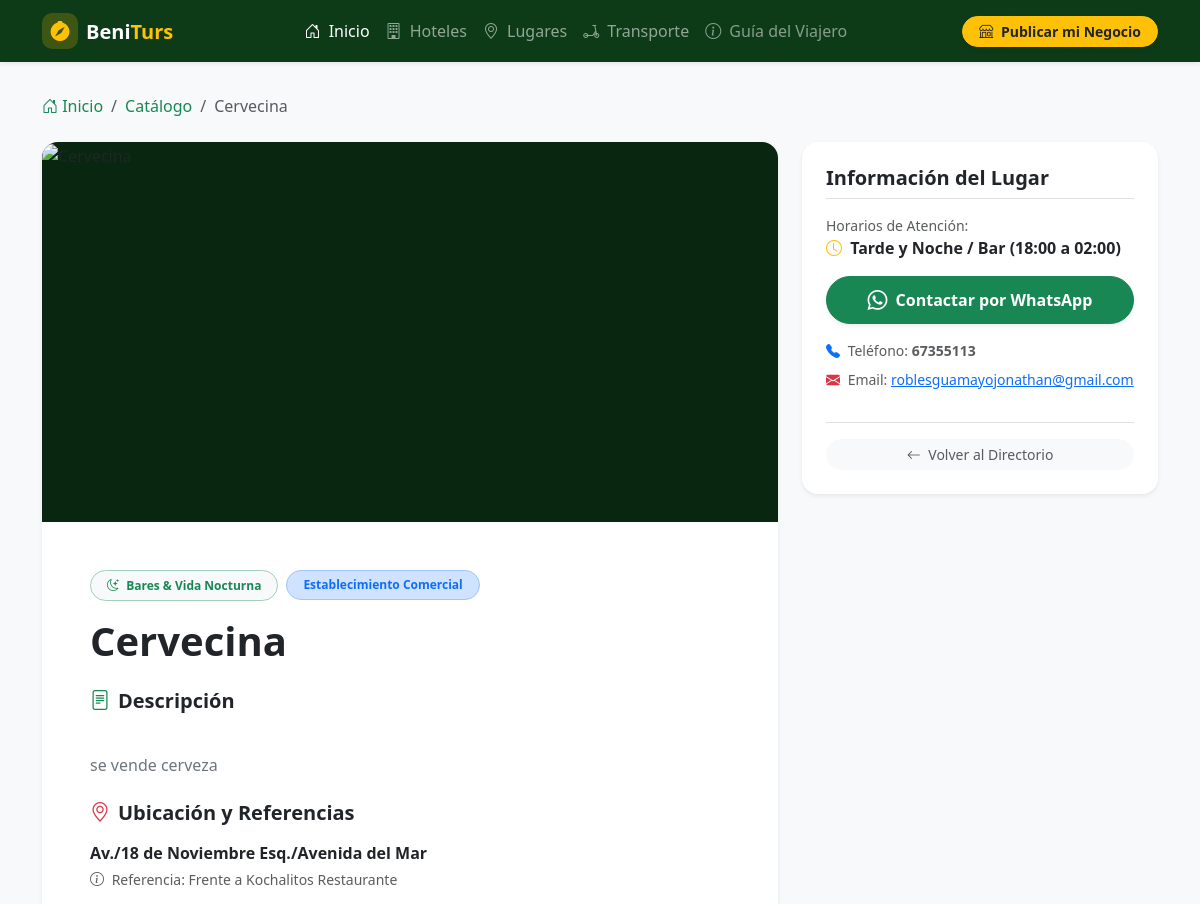
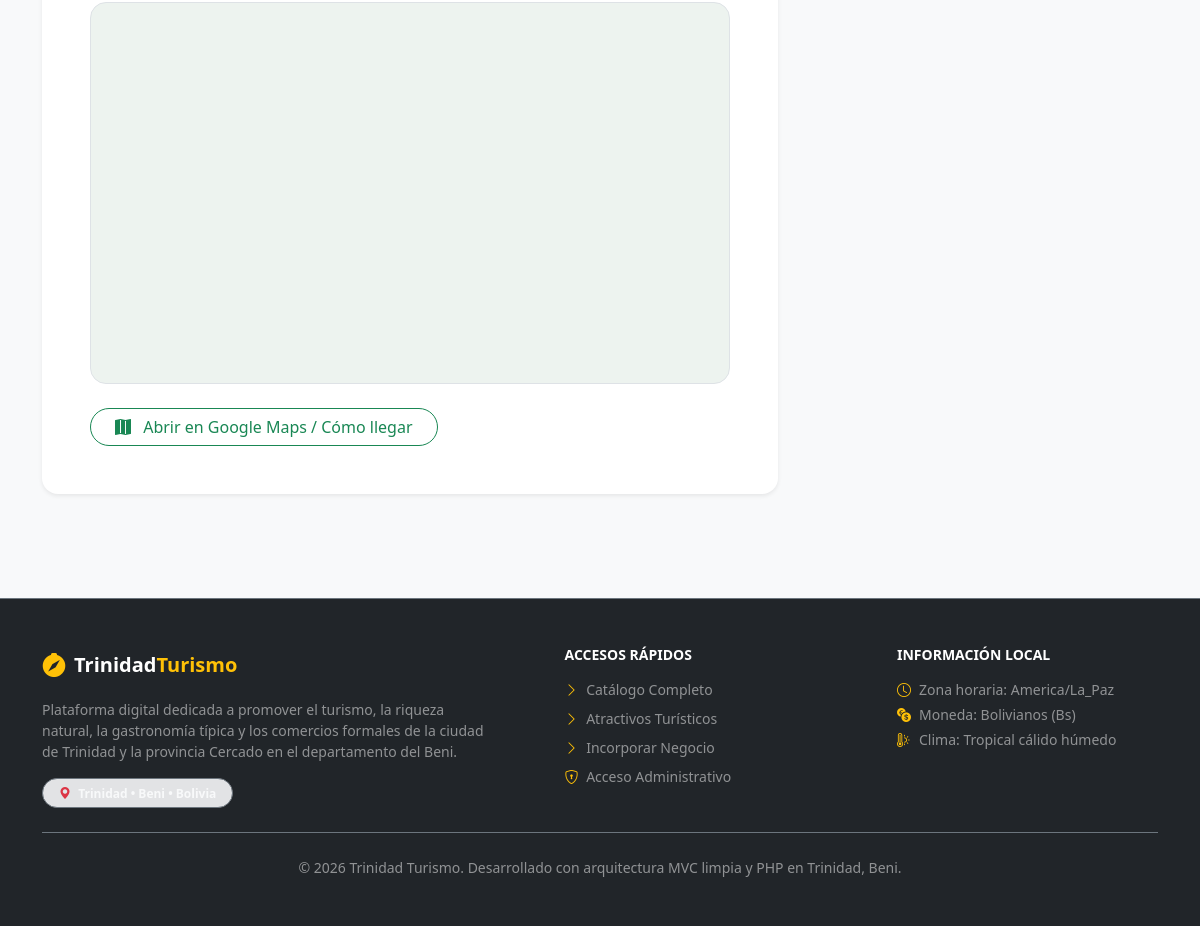
/public/catalogo/detalle?slug=cervecina, run on the app's committed database (2 pictures, top to bottom).
### tables this page shows
CREATE TABLE `lugares` (
  `id_lugar` int(11) NOT NULL,
  `id_categoria` int(11) NOT NULL,
  `id_solicitud_origen` int(11) DEFAULT NULL,
  `nombre` varchar(150) NOT NULL,
  `slug` varchar(160) NOT NULL,
  `descripcion` text NOT NULL,
  `direccion` varchar(255) NOT NULL,
  `referencia_ubicacion` varchar(255) DEFAULT NULL,
  `coordenadas_gps` varchar(100) DEFAULT NULL,
  `telefono_contacto` varchar(50) DEFAULT NULL,
  `whatsapp_contacto` varchar(50) DEFAULT NULL,
  `email_contacto` varchar(120) DEFAULT NULL,
  `horario_atencion` varchar(200) DEFAULT NULL,
  `tipo_lugar` enum('PUBLICO','COMERCIAL') NOT NULL,
  `created_at` timestamp NOT NULL DEFAULT current_timestamp(),
  `updated_at` timestamp NOT NULL DEFAULT current_timestamp() ON UPDATE current_timestamp()
);

CREATE TABLE `categorias` (
  `id_categoria` int(11) NOT NULL,
  `nombre` varchar(100) NOT NULL,
  `slug` varchar(100) NOT NULL,
  `descripcion` varchar(255) DEFAULT NULL,
  `icono` varchar(50) NOT NULL DEFAULT 'bi-tag',
  `tipo_defecto` enum('PUBLICO','COMERCIAL') NOT NULL DEFAULT 'COMERCIAL',
  `activo` tinyint(1) NOT NULL DEFAULT 1,
  `created_at` timestamp NOT NULL DEFAULT current_timestamp()
);

### app/Core/Controller.php (called while the page is built, shortened)
<?php
abstract class Controller {
    protected array $config;
    public function __construct() {
        $this->config = require dirname(__DIR__, 2) . '/config/app.php';
    }
    protected function render(string $viewPath, array $data = [], string $layout = 'publico'): void {
        extract($data, EXTR_SKIP);
        $baseUrl = rtrim($this->config['base_url'], '/');
        $viewFile = dirname(__DIR__) . "/Views/{$viewPath}.php";
        require $viewFile;
    }
}

### app/Controllers/Publico/CatalogoController.php (called while the page is built, shortened)
<?php
class CatalogoController extends Controller {
    private Lugar $lugarModel;
    public function __construct() {
        $this->lugarModel = new Lugar();
    }
    public function detalle(): void {
        $slug = trim($_GET['slug'] ?? '');
        $lugar = $this->lugarModel->buscarPublicoPorSlug($slug);
        $promocionModel = new Promocion();
        $promociones = $promocionModel->listarVigentesPublicas((int)$lugar['id_lugar']);
        $this->render('publico/catalogo/detalle', [
            'titulo' => $lugar['nombre'],
            'lugar'  => $lugar,
            'mapa' => MapaService::desdeCoordenadas($lugar['coordenadas_gps'] ?? null),
            'promociones' => $promociones
        ], 'publico');
    }
}

### public/index.php (called while the page is built, shortened)
<?php
$router = require APP_PATH . '/bootstrap.php';
$router->dispatch();

### config/app.php (called while the page is built)
<?php
return [
    'app_name'     => 'Trinidad Turismo & Directorio Comercial',
    'app_env'      => 'local',
    'base_url'     => 'http://localhost/trinidad_turismo/public',
    'timezone'     => 'America/La_Paz',
    'currency'     => 'Bs',
    'tarifa_base'  => 250.00,
    'version'      => '1.0.0',
    'session_name' => 'TRINI_TURISMO_SESSID'
];

### app/Core/Autoloader.php (called while the page is built, shortened)
<?php
class Autoloader {
    public static function loadClass(string $className): void {
        $prefix = 'App\\';
        $baseDir = dirname(__DIR__) . DIRECTORY_SEPARATOR;
        $len = strlen($prefix);
        $relativeClass = substr($className, $len);
        $file = $baseDir . str_replace('\\', DIRECTORY_SEPARATOR, $relativeClass) . '.php';
    }
}

### app/Core/Database.php (called while the page is built, shortened)
<?php
class Database {
    private static ?PDO $instance = null;
    public static function getConnection(): PDO {
        if (self::$instance === null) {
            $configFile = dirname(__DIR__, 2) . '/config/database.php';
            $config = require $configFile;
            $dsn = sprintf(
                'mysql:host=%s;port=%d;dbname=%s;charset=%s',
                $config['host'],
                $config['port'] ?? 3306,
                $config['database'],
                $config['charset'] ?? 'utf8mb4'
            );
            $options = [
                PDO::ATTR_ERRMODE            => PDO::ERRMODE_EXCEPTION,
                PDO::ATTR_DEFAULT_FETCH_MODE => PDO::FETCH_ASSOC,
                PDO::ATTR_EMULATE_PREPARES   => false,
                PDO::MYSQL_ATTR_INIT_COMMAND => "SET NAMES {$config['charset']} COLLATE utf8mb4_unicode_ci"
            ];
            try {
                self::$instance = new PDO($dsn, $config['username'], $config['password'], $options);
            } catch (PDOException $e) {
                error_log("Fallo crítico de conexión PDO: " . $e->getMessage());
                throw new RuntimeException("Error al conectar con la base de datos MariaDB: " . $e->getMessage());
            }
        }
        return self::$instance;
    }
}

### config/database.php (called while the page is built)
<?php
return [
    'host'     => '127.0.0.1',
    'port'     => 3306,
    'database' => 'trinidad_turismo_db',
    'username' => 'root',
    'password' => '',
    'charset'  => 'utf8mb4'
];

### app/Services/PublicacionService.php (called while the page is built, shortened)
<?php
class PublicacionService {
    public static function getSqlCondicionVisibilidad(string $aliasLugar = 'l', string $aliasPub = 'pub'): string {
        return "(
            ({$aliasLugar}.tipo_lugar = 'PUBLICO' AND {$aliasPub}.aprobado = 1 AND {$aliasPub}.habilitado = 1)
            OR
            ({$aliasLugar}.tipo_lugar = 'COMERCIAL' AND {$aliasPub}.aprobado = 1 AND {$aliasPub}.habilitado = 1 AND EXISTS (
                SELECT 1 FROM vigencias v
                INNER JOIN pagos p ON v.id_pago = p.id_pago
                WHERE v.id_lugar = {$aliasLugar}.id_lugar
                  AND p.estado = 'CONFIRMADO'
                  AND CURDATE() >= v.fecha_inicio
                  AND CURDATE() < v.fecha_vencimiento
            ))
        )";
    }
}

### app/Models/Lugar.php (called while the page is built, shortened)
<?php
class Lugar {
    private PDO $db;
    public function __construct() {
        $this->db = Database::getConnection();
    }
    public function buscarPublicoPorSlug(string $slug): ?array {
        $condicionVisibilidad = PublicacionService::getSqlCondicionVisibilidad('l', 'pub');
        $sql = "SELECT l.*, c.nombre AS categoria, c.icono AS categoria_icono,
                       (SELECT f.nombre_archivo FROM fotografias f WHERE f.id_lugar = l.id_lugar AND f.es_principal = 1 LIMIT 1) AS imagen
                FROM lugares l
                INNER JOIN categorias c ON l.id_categoria = c.id_categoria
                INNER JOIN publicaciones pub ON l.id_lugar = pub.id_lugar
                WHERE l.slug = :slug AND {$condicionVisibilidad}
                LIMIT 1";
        $stmt = $this->db->prepare($sql);
        $stmt->execute([':slug' => $slug]);
        $res = $stmt->fetch();
        return $res ?: null;
    }
}

### app/Views/publico/catalogo/detalle.php (the view, shortened to what this page needs)
<div class="container py-4 my-2">
    <nav aria-label="breadcrumb" class="mb-4">
        <ol class="breadcrumb">
            <li class="breadcrumb-item"><a href="<?= htmlspecialchars($baseUrl) ?>/" class="text-success text-decoration-none"><i class="bi bi-house-door"></i> Inicio</a></li>
            <li class="breadcrumb-item"><a href="<?= htmlspecialchars($baseUrl) ?>/" class="text-success text-decoration-none">Catálogo</a></li>
            <li class="breadcrumb-item active" aria-current="page"><?= htmlspecialchars($lugar['nombre']) ?></li>
        </ol>
    </nav>
    <div class="row g-4">
        <div class="col-lg-8">
            <div class="card border-0 shadow-sm rounded-4 overflow-hidden bg-white mb-4">
                <?php if (!empty($lugar['imagen'])): ?>
                    <div class="position-relative" style="height: 380px; width: 100%; background-color: #092611;">
                        <img src="<?= htmlspecialchars($baseUrl) ?>/imagen?f=<?= urlencode($lugar['imagen']) ?>"
                             alt="<?= htmlspecialchars($lugar['nombre']) ?>"
                             class="w-100 h-100 object-fit-cover">
                    </div>
                <?php endif; ?>
                <div class="p-4 p-md-5">
                    <div class="d-flex align-items-center gap-2 mb-3 flex-wrap">
                        <span class="badge bg-light text-success border border-success-subtle rounded-pill px-3 py-2">
                            <i class="bi <?= htmlspecialchars($lugar['categoria_icono']) ?> me-1"></i> <?= htmlspecialchars($lugar['categoria']) ?>
                        </span>
                        <span class="badge <?= $lugar['tipo_lugar'] === 'PUBLICO' ? 'bg-success-subtle text-success border border-success-subtle' : 'bg-primary-subtle text-primary border border-primary-subtle' ?> rounded-pill px-3 py-2">
                            <?= $lugar['tipo_lugar'] === 'PUBLICO' ? 'Atractivo Turístico Gratuito' : 'Establecimiento Comercial' ?>
                        </span>
                    </div>
                    <h1 class="display-6 fw-bold text-dark mb-4"><?= htmlspecialchars($lugar['nombre']) ?></h1>
                    <h5 class="fw-bold text-dark mb-3"><i class="bi bi-file-text me-2 text-success"></i>Descripción</h5>
                    <p class="text-secondary leading-relaxed mb-4 fs-6" style="white-space: pre-line;">
                        <?= htmlspecialchars($lugar['descripcion']) ?>
                    </p>
                    <h5 class="fw-bold text-dark mb-3"><i class="bi bi-geo-alt me-2 text-danger"></i>Ubicación y Referencias</h5>
                    <p class="mb-1 text-dark fw-semibold"><?= htmlspecialchars($lugar['direccion']) ?></p>
                    <?php if (!empty($lugar['referencia_ubicacion'])): ?>
                        <p class="text-muted small mb-3"><i class="bi bi-info-circle me-1"></i> Referencia: <?= htmlspecialchars($lugar['referencia_ubicacion']) ?></p>
                    <?php endif; ?>
                    <?php if (!empty($mapa)): ?>
                        <div class="place-map rounded-4 overflow-hidden border mt-3 mb-3">
                            <iframe
                                src="<?= htmlspecialchars($mapa['url'], ENT_QUOTES, 'UTF-8') ?>"
                                title="Mapa de ubicación de <?= htmlspecialchars($lugar['nombre'], ENT_QUOTES, 'UTF-8') ?>"
                                width="100%" height="340" loading="lazy"
                                allowfullscreen></iframe>
                        </div>
                    <?php endif; ?>
                    <?php
                        $queryMaps = urlencode($lugar['nombre'] . ', Trinidad, Beni, Bolivia');
                        if (!empty($mapa)) {
                            $queryMaps = urlencode($mapa['coordenadas']);
                        }
                    ?>
                    <a href="https://www.google.com/maps/search/?api=1&query=<?= $queryMaps ?>"
                       target="_blank" rel="noopener noreferrer"
                       class="btn btn-outline-success rounded-pill px-4 mt-2">
                        <i class="bi bi-map-fill me-2"></i> Abrir en Google Maps / Cómo llegar
                    </a>
                </div>
            </div>
        </div>
        <div class="col-lg-4">
            <div class="card border-0 shadow-sm rounded-4 p-4 bg-white sticky-top" style="top: 90px;">
                <h5 class="fw-bold text-dark mb-3 border-bottom pb-2">Información del Lugar</h5>
                <div class="mb-3">
                    <span class="text-muted small d-block">Horarios de Atención:</span>
                    <strong class="text-dark">
                        <i class="bi bi-clock me-1 text-warning"></i> <?= htmlspecialchars($lugar['horario_atencion'] ?: 'Sin horario específico / Abierto al público') ?>
                    </strong>
                </div>
                <?php if (!empty($lugar['whatsapp_contacto'])): ?>
                    <?php
                        $waNum = preg_replace('/[^0-9]/', '', $lugar['whatsapp_contacto']);
                        $waUrl = "https://wa.me/{$waNum}?text=" . urlencode("Hola, vi su publicación en Trinidad Turismo y deseo consultar información.");
                    ?>
                    <div class="mb-3">
                        <a href="<?= $waUrl ?>" target="_blank" rel="noopener noreferrer" class="btn btn-success w-100 py-2 rounded-pill fw-bold shadow-sm d-flex align-items-center justify-content-center gap-2">
                            <i class="bi bi-whatsapp fs-5"></i> Contactar por WhatsApp
                        </a>
                    </div>
                <?php endif; ?>
                <?php if (!empty($lugar['telefono_contacto'])): ?>
                    <div class="mb-2 text-muted small">
                        <i class="bi bi-telephone-fill me-1 text-primary"></i> Teléfono: <strong><?= htmlspecialchars($lugar['telefono_contacto']) ?></strong>
                    </div>
                <?php endif; ?>
                <?php if (!empty($lugar['email_contacto'])): ?>
                    <div class="mb-2 text-muted small text-truncate">
                        <i class="bi bi-envelope-fill me-1 text-danger"></i> Email: <a href="mailto:<?= htmlspecialchars($lugar['email_contacto']) ?>"><?= htmlspecialchars($lugar['email_contacto']) ?></a>
                    </div>
                <?php endif; ?>
                <div class="mt-4 pt-3 border-top text-center">
                    <a href="<?= htmlspecialchars($baseUrl) ?>/" class="btn btn-light btn-sm w-100 rounded-pill text-muted">
                        <i class="bi bi-arrow-left me-1"></i> Volver al Directorio
                    </a>
                </div>
            </div>
        </div>
    </div>
</div>

### public/assets/css/app.css (style rules this page uses)
:root { --trini-green: #0d3b18; --trini-green-light: #1b632c; --trini-gold: #ffc107; --trini-gold-hover: #e0a800; --trini-bg-body: #f8faf9; --trini-card-border: #e9ecef; }
body { margin: 0; font-family: system-ui, -apple-system, "Segoe UI", Roboto, Helvetica, Arial, sans-serif; color: #2b2f33; background-color: var(--trini-bg-body); }
.place-map { background-color: #edf3ef; }
.place-map iframe { display: block; width: 100%; height: clamp(260px, 45vw, 380px); border: 0; }

### data on the page
lugares: nombre "Cervecina", id_categoria.nombre "Bares & Vida Nocturna", descripcion "se vende cerveza", direccion "Av./18 de Noviembre Esq./Avenida del Mar", referencia_ubicacion "Frente a Kochalitos Restaurante", horario_atencion "Tarde y Noche / Bar (18:00 a 02:00)", telefono_contacto "67355113", email_contacto "roblesguamayojonathan@gmail.com"
